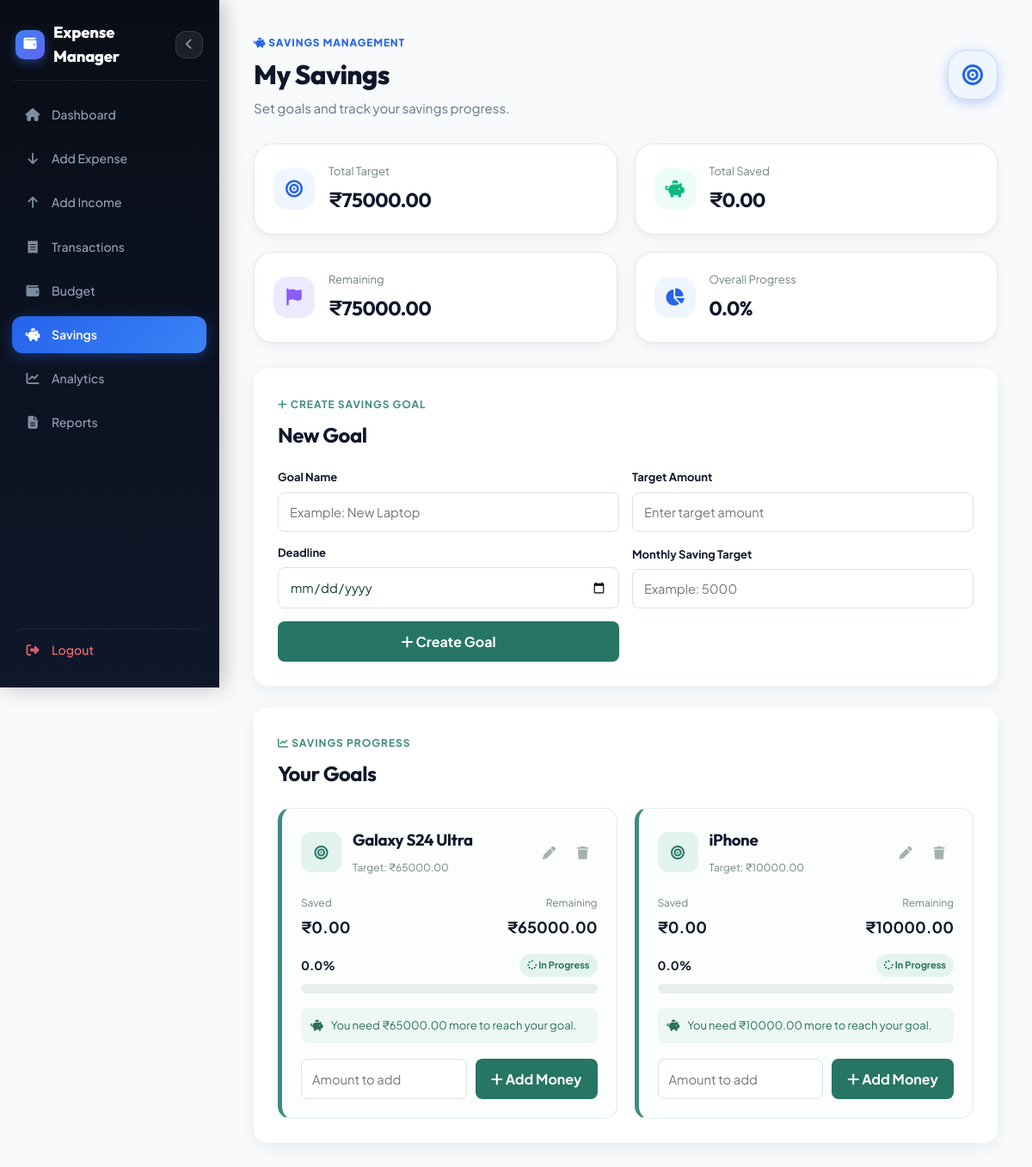
The app's page /savings (signed in) with its own data.
### tables this page shows
CREATE TABLE savings_goals (
            goal_id INTEGER PRIMARY KEY AUTOINCREMENT,
            user_id INTEGER NOT NULL,
            goal_name TEXT NOT NULL,
            target_amount REAL NOT NULL,
            current_amount REAL NOT NULL DEFAULT 0, deadline TEXT, monthly_target REAL DEFAULT 0,
            FOREIGN KEY(user_id) REFERENCES users(user_id)
        );

### app.py (the view, shortened to what this page needs)
@app.route("/savings", methods=["GET", "POST"])
def savings():
    if "user_id" not in session:
        return redirect(url_for("login"))
    user_id = session["user_id"]
    conn = get_db()
    goals = conn.execute(
        """
        SELECT *
        FROM savings_goals
        WHERE user_id = ?
        ORDER BY goal_id DESC
        """,
        (user_id,)
    ).fetchall()
    goal_data = []
    for goal in goals:
        target = float(
            goal["target_amount"] or 0
        )
        current = float(
            goal["current_amount"] or 0
        )
        percentage = 0
        if target > 0:
            percentage = (
                current /
                target
            ) * 100
        percentage = min(
            max(percentage, 0),
            100
        )
        remaining = max(
            target - current,
            0
        )
        if current >= target:
            status = "completed"
            status_text = "Completed"
            status_message = (
                "Congratulations! "
                "You reached your savings goal."
            )
        else:
            status = "active"
            status_text = "In Progress"
            status_message = (
                f"You need ₹{remaining:.2f} "
                f"more to reach your goal."
            )
        monthly_target = float(
            goal["monthly_target"] or 0
        )
        deadline = goal["deadline"]
        days_remaining = None
        deadline_status = ""
        if (
            monthly_target > 0
            and current < target
        ):
            monthly_status = (
                "Monthly target: "
                f"₹{monthly_target:.2f}"
            )
        else:
            monthly_status = ""
        goal_data.append({
            "goal_id": goal["goal_id"],
            "goal_name": goal["goal_name"],
            "target_amount": target,
            "current_amount": current,
            "remaining": remaining,
            "percentage": percentage,
            "status": status,
            "status_text": status_text,
            "status_message": status_message,
            "deadline": deadline,
            "monthly_target": monthly_target,
            "days_remaining": days_remaining,
            "deadline_status": deadline_status,
            "monthly_status": monthly_status
        })
    total_savings = sum(
        goal["current_amount"]
        for goal in goal_data
    )
    total_target = sum(
        goal["target_amount"]
        for goal in goal_data
    )
    total_remaining = sum(
        goal["remaining"]
        for goal in goal_data
    )
    total_income = conn.execute(
        """
        SELECT COALESCE(SUM(amount), 0)
        FROM transactions
        WHERE user_id = ?
        AND type = 'Income'
        """,
        (user_id,)
    ).fetchone()[0]
    total_expense = conn.execute(
        """
        SELECT COALESCE(SUM(amount), 0)
        FROM transactions
        WHERE user_id = ?
        AND type = 'Expense'
        """,
        (user_id,)
    ).fetchone()[0]
    balance = (
        total_income -
        total_expense
    )
    savings_percentage = 0
    if total_target > 0:
        savings_percentage = (
            total_savings /
            total_target
        ) * 100
    savings_percentage = min(
        max(savings_percentage, 0),
        100
    )
    conn.close()
    return render_template(
        "savings.html",
        goals=goal_data,
        total_saved=total_savings,
        total_savings=total_savings,
        total_target=total_target,
        total_remaining=total_remaining,
        savings_percentage=savings_percentage,
        total_income=total_income,
        total_expense=total_expense,
        balance=balance
    )

### app.py (called while the page is built)
def get_db():
    conn = sqlite3.connect(DATABASE)
    conn.row_factory = sqlite3.Row
    return conn

### templates/savings.html (shortened to what this page needs)
<!DOCTYPE html>
<html lang="en">
<head>
    <link rel="stylesheet" href="{{ url_for('static', filename='css/theme.css') }}">
    <link rel="stylesheet" href="{{ url_for('static', filename='css/savings.css') }}">
    <link rel="stylesheet" href="https://cdnjs.cloudflare.com/ajax/libs/font-awesome/6.5.2/css/all.min.css">
</head>
<body>
<nav class="savings-nav">
    <div class="sidebar-header-row">
        <h2>Expense Manager</h2>
        <button type="button" class="sidebar-collapse-btn" id="sidebarCollapseBtn" title="Hide Sidebar (Ctrl+B)">
            <i class="fa-solid fa-chevron-left"></i>
        </button>
    </div>
    <a href="{{ url_for('dashboard') }}">
        <i class="fa-solid fa-house"></i>
        Dashboard
    </a>
    <a href="{{ url_for('add_expense') }}">
        <i class="fa-solid fa-arrow-down"></i>
        Add Expense
    </a>
    <a href="{{ url_for('add_income') }}">
        <i class="fa-solid fa-arrow-up"></i>
        Add Income
    </a>
    <a href="{{ url_for('transactions') }}">
        <i class="fa-solid fa-receipt"></i>
        Transactions
    </a>
    <a href="{{ url_for('budget') }}">
        <i class="fa-solid fa-wallet"></i>
        Budget
    </a>
    <a href="{{ url_for('savings') }}" class="active">
        <i class="fa-solid fa-piggy-bank"></i>
        Savings
    </a>
    <a href="{{ url_for('analytics') }}">
        <i class="fa-solid fa-chart-line"></i>
        Analytics
    </a>
    <a href="{{ url_for('reports') }}">
        <i class="fa-solid fa-file-lines"></i>
        Reports
    </a>
    <a href="{{ url_for('logout') }}">
        <i class="fa-solid fa-right-from-bracket"></i>
        Logout
    </a>
</nav>
<main class="savings-main">
    <section class="page-header">
        <div>
            <span class="page-label">
                <i class="fa-solid fa-piggy-bank"></i>
                SAVINGS MANAGEMENT
            </span>
            <h1>My Savings</h1>
            <p>
                Set goals and track your savings progress.
            </p>
        </div>
        <div class="header-icon">
            <i class="fa-solid fa-bullseye"></i>
        </div>
    </section>
    <section class="summary-grid">
        <div class="summary-card">
            <div class="summary-icon">
                <i class="fa-solid fa-bullseye"></i>
            </div>
            <div>
                <span>Total Target</span>
                <h2>
                    ₹{{ "%.2f"|format(total_target) }}
                </h2>
            </div>
        </div>
        <div class="summary-card">
            <div class="summary-icon saved-icon">
                <i class="fa-solid fa-piggy-bank"></i>
            </div>
            <div>
                <span>Total Saved</span>
                <h2>
                    ₹{{ "%.2f"|format(total_savings) }}
                </h2>
            </div>
        </div>
        <div class="summary-card">
            <div class="summary-icon remaining-icon">
                <i class="fa-solid fa-flag"></i>
            </div>
            <div>
                <span>Remaining</span>
                <h2>
                    ₹{{ "%.2f"|format(total_remaining) }}
                </h2>
            </div>
        </div>
        <div class="summary-card">
            <div class="summary-icon">
                <i class="fa-solid fa-chart-pie"></i>
            </div>
            <div>
                <span>Overall Progress</span>
                <h2>
                    {{ "%.1f"|format(savings_percentage) }}%
                </h2>
            </div>
        </div>
    </section>
    <section class="add-goal-section">
        <div class="section-heading">
            <span>
                <i class="fa-solid fa-plus"></i>
                CREATE SAVINGS GOAL
            </span>
            <h2>New Goal</h2>
        </div>
        <form
            action="{{ url_for('savings') }}"
            method="POST"
            class="goal-form">
            <div class="form-group">
                <label for="goal_name">
                    Goal Name
                </label>
                <input
                    type="text"
                    id="goal_name"
                    name="goal_name"
                    placeholder="Example: New Laptop"
                    maxlength="100"
                    required
                >
            </div>
            <div class="form-group">
                <label for="target_amount">
                    Target Amount
                </label>
                <input
                    type="number"
                    id="target_amount"
                    name="target_amount"
                    placeholder="Enter target amount"
                    min="1"
                    step="0.01"
                    required
                >
            </div>
            <div class="form-group">
                <label for="deadline">
                    Deadline
                </label>
                <input
                    type="date"
                    id="deadline"
                    name="deadline"
                >
            </div>
            <div class="form-group">
                <label for="monthly_target">
                    Monthly Saving Target
                </label>
                <input
                    type="number"
                    id="monthly_target"
                    name="monthly_target"
                    placeholder="Example: 5000"
                    min="0"
                    step="0.01"
                >
            </div>
            <button type="submit">
                <i class="fa-solid fa-plus"></i>
                Create Goal
            </button>
        </form>
    </section>
    <section class="goals-section">
        <div class="section-heading">
            <span>
                <i class="fa-solid fa-chart-line"></i>
                SAVINGS PROGRESS
            </span>
            <h2>Your Goals</h2>
        </div>
        {% if goals %}
        <div class="goals-grid">
            {% for goal in goals %}
            <div class="goal-card {{ goal['status'] }}">
                <div class="goal-header">
                    <div class="goal-icon">
                        {% if goal["status"] == "completed" %}
                            <i class="fa-solid fa-trophy"></i>
                        {% elif goal["status"] == "near" %}
                            <i class="fa-solid fa-fire"></i>
                        {% else %}
                            <i class="fa-solid fa-bullseye"></i>
                        {% endif %}
                    </div>
                    <div class="goal-title">
                        <h3>
                            {{ goal["goal_name"] }}
                        </h3>
                        <span>
                            Target:
                            ₹{{ "%.2f"|format(goal["target_amount"]) }}
                        </span>
                    </div>
                    <div class="goal-menu">
                        <button
                            type="button"
                            class="edit-goal-btn"
                            title="Edit Goal"
                            onclick="openEditGoal(
                                '{{ goal["goal_id"] }}',
                                '{{ goal["goal_name"]|e }}',
                                '{{ goal["target_amount"] }}',
                                '{{ goal["deadline"] or "" }}',
                                '{{ goal["monthly_target"] }}'
                            )">
                            <i class="fa-solid fa-pen"></i>
                        </button>
                        <form
                            action="{{ url_for('delete_savings', goal_id=goal['goal_id']) }}"
                            method="POST"
                            onsubmit="return confirm('Delete this savings goal?');">
                            <button
                                type="submit"
                                title="Delete Goal">
                                <i class="fa-solid fa-trash"></i>
                            </button>
                        </form>
                    </div>
                </div>
                <div class="goal-amounts">
                    <div>
                        <span>Saved</span>
                        <strong>
                            ₹{{ "%.2f"|format(goal["current_amount"]) }}
                        </strong>
                    </div>
                    <div>
                        <span>Remaining</span>
                        <strong>
                            ₹{{ "%.2f"|format(goal["remaining"]) }}
                        </strong>
                    </div>
                </div>
                <div class="progress-header">
                    <span>
                        {{ "%.1f"|format(goal["percentage"]) }}%
                    </span>
                    {% if goal["status"] == "completed" %}
                    <span class="status completed-status">
                        <i class="fa-solid fa-check"></i>
                        Completed
                    </span>
                    {% elif goal["status"] == "near" %}
                    <span class="status near-status">
                        <i class="fa-solid fa-fire"></i>
                        Almost There
                    </span>
                    {% else %}
                    <span class="status active-status">
                        <i class="fa-solid fa-spinner"></i>
                        In Progress
                    </span>
                    {% endif %}
                </div>
                <div class="progress-bar">
                </div>
                <div class="goal-message">
                    {% if goal["status"] == "completed" %}
                        <i class="fa-solid fa-circle-check"></i>
                    {% elif goal["status"] == "near" %}
                        <i class="fa-solid fa-fire"></i>
                    {% else %}
                        <i class="fa-solid fa-piggy-bank"></i>
                    {% endif %}
                    <span>
                        {{ goal["status_message"] }}
                    </span>
                </div>
                {% if goal["status"] != "completed" %}
                <form
                    action="{{ url_for('add_savings_money', goal_id=goal['goal_id']) }}"
                    method="POST"
                    class="add-money-form">
                    <input
                        type="number"
                        name="amount"
                        placeholder="Amount to add"
                        min="1"
                        step="0.01"
                        required
                    >
                    <button type="submit">
                        <i class="fa-solid fa-plus"></i>
                        Add Money
                    </button>
                </form>
                {% endif %}
            </div>
            {% endfor %}
        </div>
        {% endif %}
    </section>
</main>
</body>
</html>

### records on screen
savings_goals: goal_name "Galaxy S24 Ultra", target_amount "65000.00", current_amount "0.00", remaining "65000.00", percentage "0.0", status_message "You need ₹65000.00 more to reach your goal."
savings_goals: goal_name "iPhone", target_amount "10000.00", current_amount "0.00", remaining "10000.00", percentage "0.0", status_message "You need ₹10000.00 more to reach your goal."

### other values on screen
{{ "%.2f"|format(total_target) }} "75000.00"
{{ "%.2f"|format(total_savings) }} "0.00"
{{ "%.2f"|format(total_remaining) }} "75000.00"
{{ "%.1f"|format(savings_percentage) }} "0.0"
